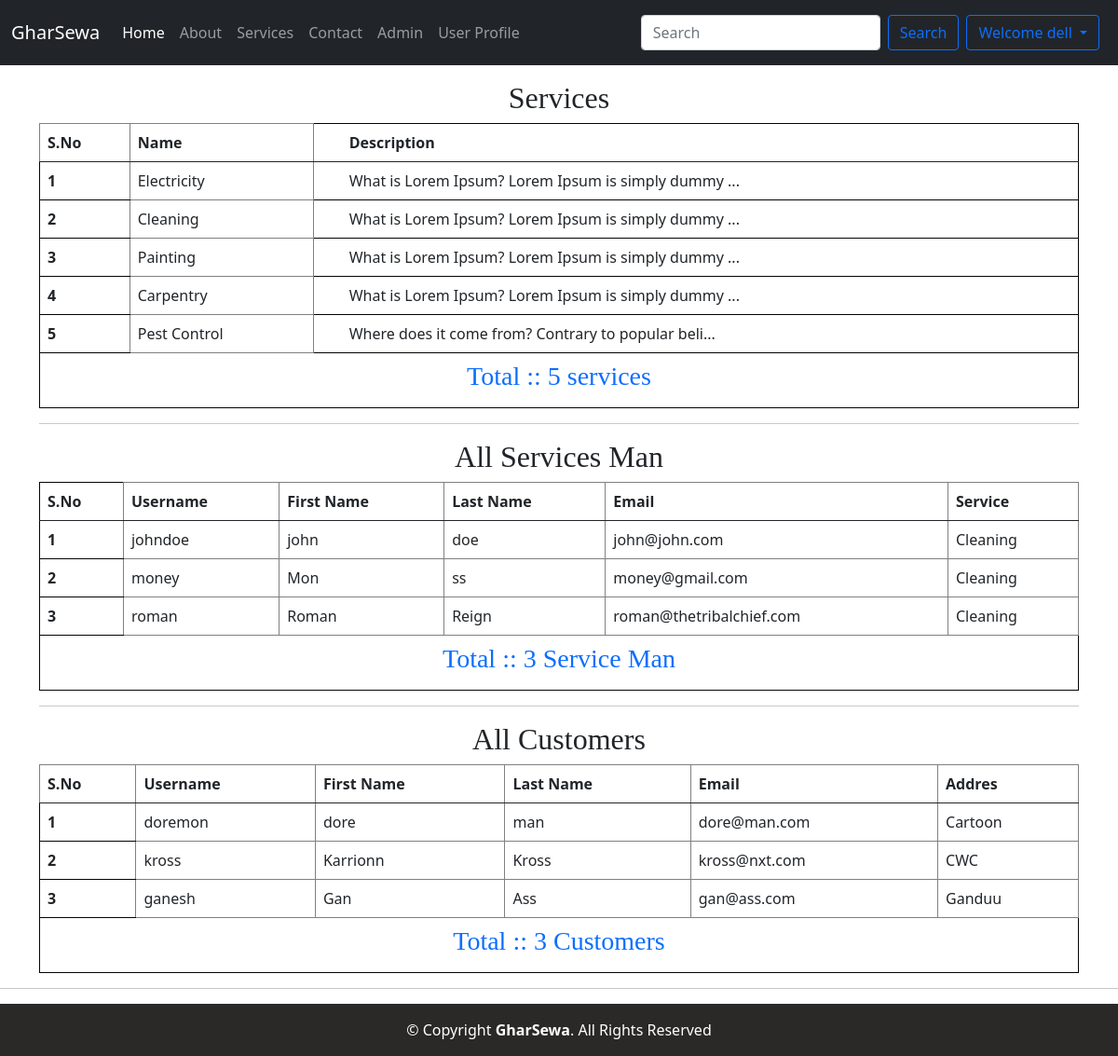
The page /admin_home/ (signed in) on the database as committed earlier.
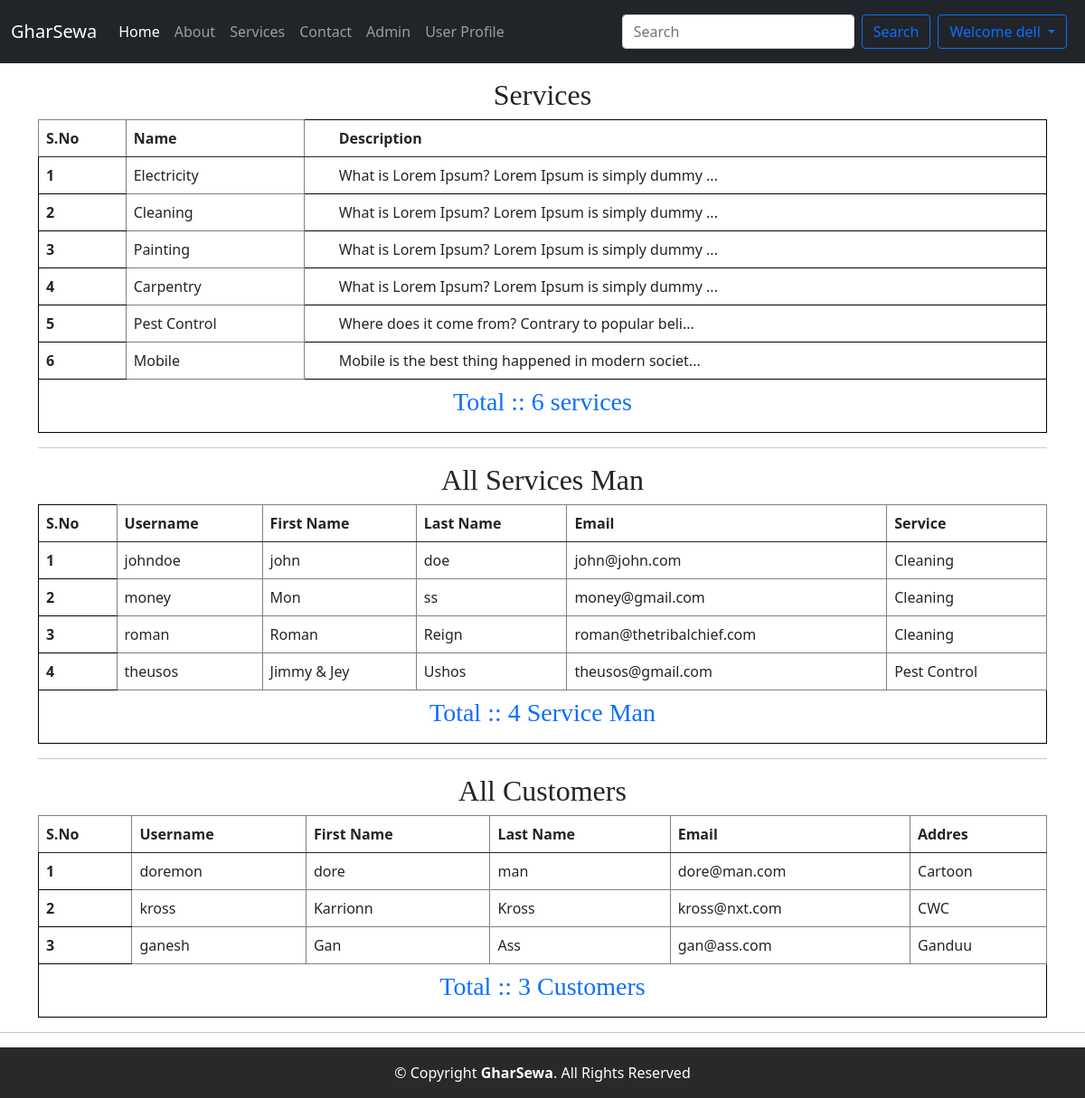
The same page on the database as committed later.
### home/models.py (models this page shows, shortened)
class Service(models.Model):
    service_id = models.AutoField(primary_key=True)
    service_name = models.CharField(max_length=50)
    service_desc = models.TextField()
    image = models.FileField(null=True)
    pub_date = models.DateField(auto_now_add=True)
    def __str__(self):
        return self.service_name

class Service_Man(models.Model):
    status = models.ForeignKey(Status, on_delete=models.CASCADE, null=True)
    user = models.ForeignKey(User, on_delete=CASCADE, null=True)
    phone = models.CharField(max_length=20, null=True)
    image = models.ImageField(upload_to='service_man/', null=True)
    address = models.CharField(max_length=100, null=True)
    service = models.ForeignKey(
        Service, on_delete=CASCADE, null=True, blank=True)
    date_joined = models.DateField(auto_now_add=True)

class Customer(models.Model):
    user = models.ForeignKey(User, on_delete=models.CASCADE, null=True)
    phone = models.CharField(max_length=20, null=True)
    address = models.CharField(max_length=100, null=True)
    image = models.ImageField(upload_to='customer/', null=True)
    date_joined = models.DateField(auto_now_add=True)

### home/views.py (the view)
# urls.py: path('admin_home/', views.admin_home, name= 'admin_home'),
@login_required(login_url='login')
def admin_home(request):
    if request.user.is_staff:
        services = Service.objects.all()
        users = Service_Man.objects.all()
        customers = Customer.objects.all()
        total_services = services.count()
        total_users = users.count()
        total_customers = customers.count()
        context = {'services': services, 'users': users, 'customers': customers,
                   'total_services': total_services, 'total_users': total_users, 'total_customers': total_customers}
        return render(request, 'admin_home.html', context)
    else:
        return redirect('index')

### templates/admin_home.html (shortened to what this page needs)
{% extends 'base.html' %}
{% load static %}
{% block body%}
<div class="container mt-3">
    <div>
        <h2 class="text-center"><a href="/" class="text-dark"> Services</a></h2>
        <table class="table table-hover">
            <thead>
                <tr>
                    <th scope="col" class="col">S.No</th>
                    <th scope="col" class="col">Name</th>
                    <td></td>
                    <th scope="col">Description</th>
                </tr>
            </thead>
            <tbody>
                {% for i in services %}
                <tr>
                    <th scope="row">{{forloop.counter}}</th>
                    <td class="col">{{i.service_name}}</td>
                    <td></td>
                    <td>{{i.service_desc|slice:'0:50'}}...</td>
                </tr>
                {% endfor %}
                <tr>
                    <td scope="row" class="text-center" colspan="4"><h3 class="text-primary">Total :: {{total_services}} services</h3></td>
                </tr>
            </tbody>
        </table>
    </div>
    <hr>
    <div>
        <h2 class="text-center"><a href="/" class="text-dark">All Services Man</a></h2>
        <table class="table table-hover">
            <thead>
                <tr>
                    <th scope="col">S.No</th>
                    <th scope="col" class="col">Username</th>
                    <th scope="col" class="col">First Name</th>
                    <th scope="col" class="col">Last Name</th>
                    <th scope="col" class="col">Email</th>
                    <th scope="col" class="col">Service</th>
                </tr>
            </thead>
            <tbody>
                {% for i in users %}
                <tr>
                    <th scope="row">{{forloop.counter}}</th>
                    <td class="col">{{i.user.username}}</td>
                    <td class="col">{{i.user.first_name}}</td>
                    <td class="col">{{i.user.last_name}}</td>
                    <td class="col">{{i.user.email}}</td>
                    <td class="col">{{i.service}}</td>
                </tr>
                {% endfor %}
                <tr>
                    <td scope="row" class="text-center " colspan="6"><h3 class="text-primary">Total :: {{total_users}} Service Man</h3></td>
                </tr>
            </tbody>
        </table>
    </div>
<hr>
    <div>
        <h2 class="text-center"><a href="/" class="text-dark"> All Customers</a></h2>
        <table class="table table-hover">
            <thead>
                <tr>
                    <th scope="col" class="col">S.No</th>
                    <th scope="col" class="col">Username</th>
                    <th scope="col" class="col">First Name</th>
                    <th scope="col" class="col">Last Name</th>
                    <th scope="col" class="col">Email</th>
                    <th scope="col" class="col">Addres</th>
                </tr>
            </thead>
            <tbody>
                {% for i in customers %}
                <tr>
                    <th scope="row">{{forloop.counter}}</th>
                    <td class="col">{{i.user.username}}</td>
                    <td class="col">{{i.user.first_name}}</td>
                    <td class="col">{{i.user.last_name}}</td>
                    <td class="col">{{i.user.email}}</td>
                    <td class="col">{{i.address}}</td>
                </tr>
                {% endfor %}
                <tr>
                    <td scope="row" class="text-center " colspan="6"><h3 class="text-primary">Total :: {{total_customers}} Customers</h3></td>
                </tr>
            </tbody>
        </table>
    </div>
</div>
<hr>
{% endblock body %}

Rows that differ between the two databases and show on the page:
added Service: service_name "Mobile", service_desc "Mobile is the best thing happened in modern societ"
added Service_Man: user.username "theusos", user.first_name "Jimmy & Jey", user.last_name "Ushos", user.email "theusos@gmail.com", service "Pest Control"
Other text that changed with them:
{{ total_services }}: "5" → "6"
{{ total_users }}: "3" → "4"
